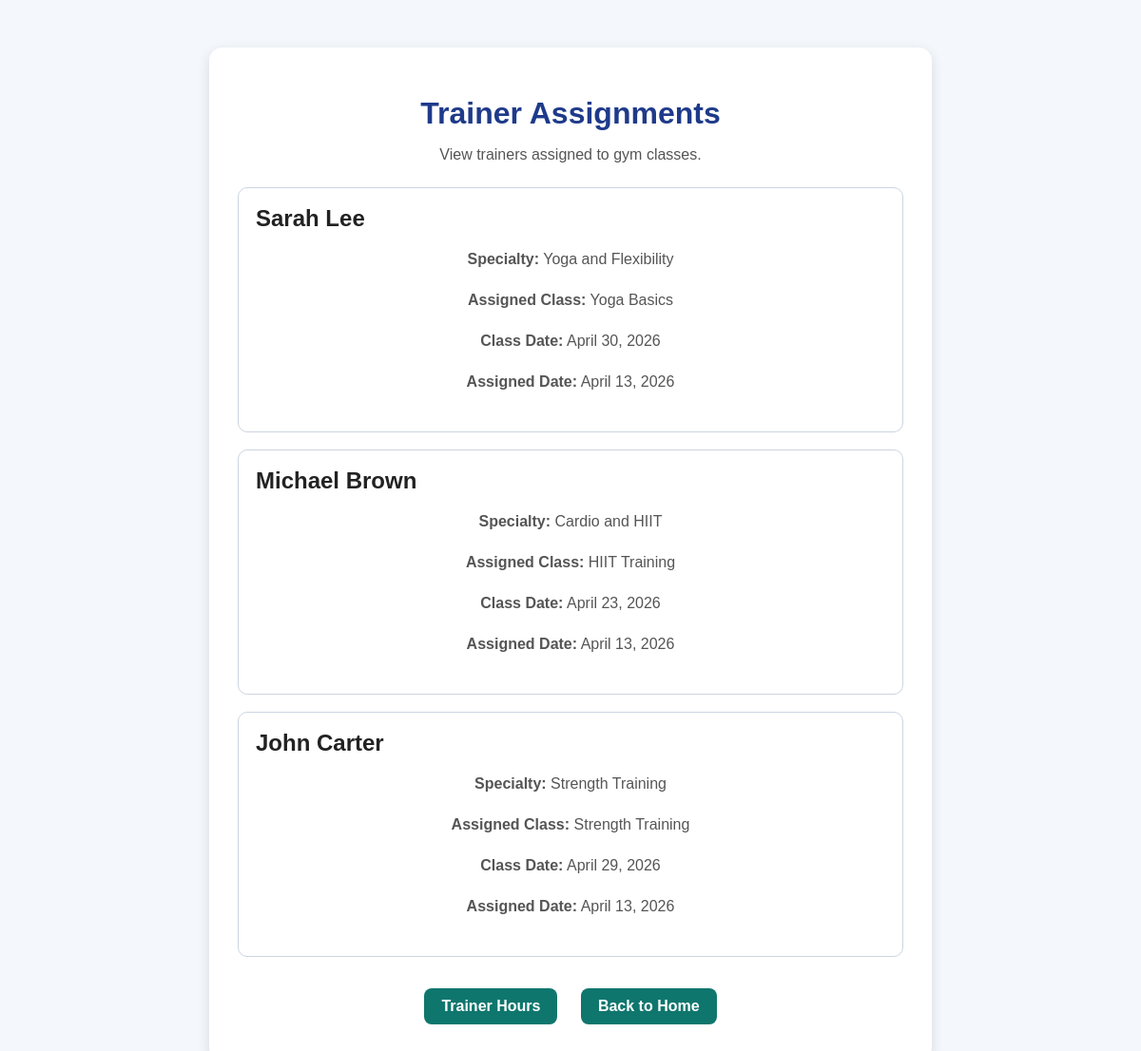
Screenshot of /trainers/assignments/ with the database file from the repository.
### trainers/models.py (models this page shows, shortened)
class TrainerAssignment(models.Model):
    trainer = models.ForeignKey(Trainer, on_delete=models.CASCADE)
    gym_class = models.ForeignKey(GymClass, on_delete=models.CASCADE)
    assigned_date = models.DateField(auto_now_add=True)

class Trainer(models.Model):
    name = models.CharField(max_length=100)
    specialty = models.CharField(max_length=100)
    hourly_rate = models.DecimalField(max_digits=8, decimal_places=2)

### classes_app/models.py (models this page shows, shortened)
class GymClass(models.Model):
    title = models.CharField(max_length=100)
    description = models.TextField()
    class_date = models.DateField()
    class_time = models.TimeField()
    capacity = models.IntegerField()

### trainers/views.py (the view)
# urls.py: path('assignments/', views.trainer_assignments, name='trainer_assignments'),
def trainer_assignments(request):
    assignments = TrainerAssignment.objects.select_related('trainer', 'gym_class').all().order_by('-assigned_date')
    return render(request, 'trainers/trainer_assignments.html', {'assignments': assignments})

### trainers/templates/trainers/trainer_assignments.html (shortened to what this page needs)
{% load static %}
<!DOCTYPE html>
<html lang="en">
<head>
    <link rel="stylesheet" href="{% static 'members/style.css' %}">
</head>
<body>
    <div class="container">
        <h1>Trainer Assignments</h1>
        <p>View trainers assigned to gym classes.</p>
        {% for item in assignments %}
            <div style="border: 1px solid #cbd5e1; border-radius: 10px; padding: 18px; margin-bottom: 18px;">
                <h2 style="margin-top: 0;">{{ item.trainer.name }}</h2>
                <p><strong>Specialty:</strong> {{ item.trainer.specialty }}</p>
                <p><strong>Assigned Class:</strong> {{ item.gym_class.title }}</p>
                <p><strong>Class Date:</strong> {{ item.gym_class.class_date }}</p>
                <p><strong>Assigned Date:</strong> {{ item.assigned_date }}</p>
            </div>
        {% empty %}
            <p>No trainer assignments available yet.</p>
        {% endfor %}
        <div class="nav-links">
            <a href="/trainers/hours/">Trainer Hours</a>
            <a href="/">Back to Home</a>
        </div>
    </div>
</body>
</html>

### members/static/members/style.css (style rules this page uses)
body { font-family: Arial, sans-serif; background: #f4f7fb; margin: 0; padding: 0; color: #222; }
.container { width: 90%; max-width: 700px; margin: 50px auto; background: #ffffff; padding: 30px; border-radius: 14px; box-shadow: 0 4px 14px rgba(0, 0, 0, 0.12); }
h1 { text-align: center; color: #1e3a8a; margin-bottom: 10px; }
p { text-align: center; color: #555; margin-bottom: 25px; }
.nav-links { text-align: center; margin-top: 25px; }
.nav-links a { display: inline-block; margin: 8px 10px; text-decoration: none; color: white; background: #0f766e; padding: 10px 18px; border-radius: 8px; font-weight: bold; }

### rows the page displays
TrainerAssignment: trainer.name "Sarah Lee", trainer.specialty "Yoga and Flexibility", gym_class "Yoga Basics", gym_class.class_date "April 30, 2026", assigned_date "April 13, 2026"
TrainerAssignment: trainer.name "Michael Brown", trainer.specialty "Cardio and HIIT", gym_class "HIIT Training", gym_class.class_date "April 23, 2026", assigned_date "April 13, 2026"
TrainerAssignment: trainer.name "John Carter", trainer.specialty "Strength Training", gym_class "Strength Training", gym_class.class_date "April 29, 2026", assigned_date "April 13, 2026"
